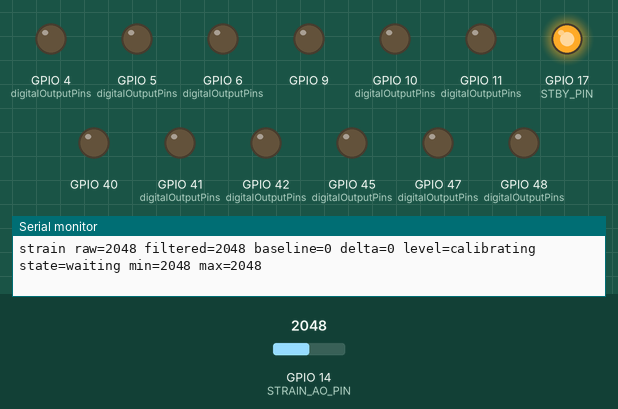
Bench run of a sketch on a simulated ESP32. Parts: output pins drawn as LEDs (lit = HIGH), the last lines printed to the serial monitor. Inputs (shaded band) come from the test bench; at power-on: GPIO 14 (STRAIN_AO_PIN) = 2048 (analog values on the 0–4095 scale).

Above: at 1.2 s.
1.3 s: GPIO 14 (STRAIN_AO_PIN) set to 1844
At 4.0 s:
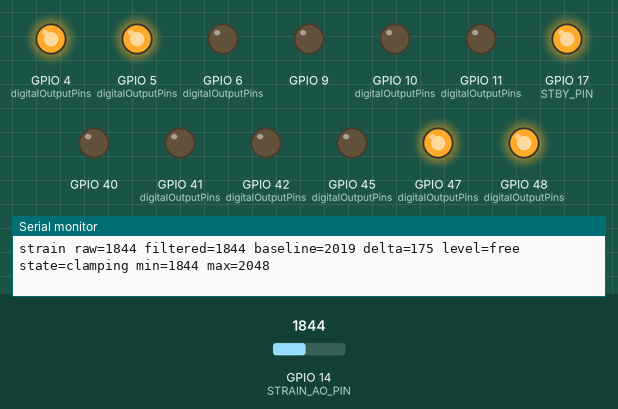
4.3 s: GPIO 14 (STRAIN_AO_PIN) set to 1744
6.1 s: GPIO 14 (STRAIN_AO_PIN) set to 1085
8.1 s: GPIO 14 (STRAIN_AO_PIN) set to 985
At 8.4 s:
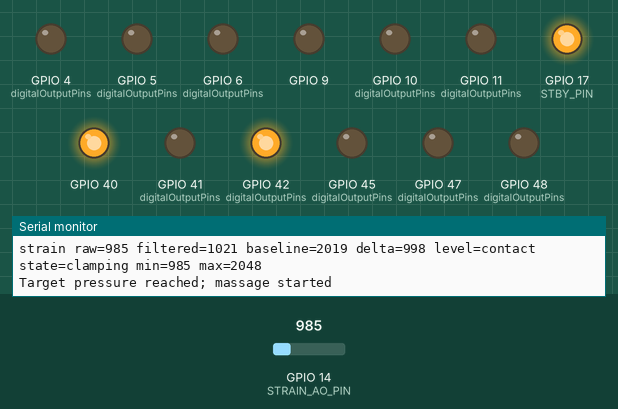
At 9.4 s:
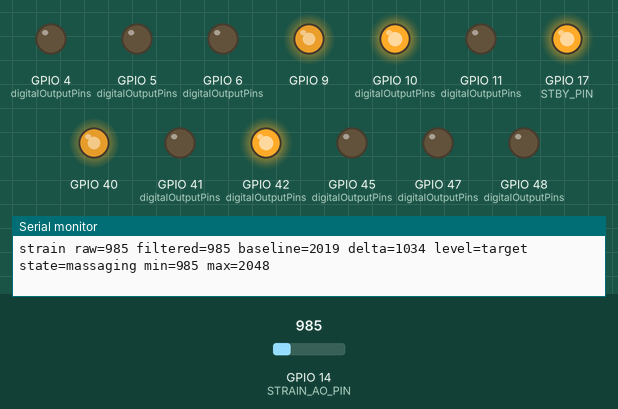
Timing chart, 0 to 11.1 s (numbered marks = the images above; inputs shaded):
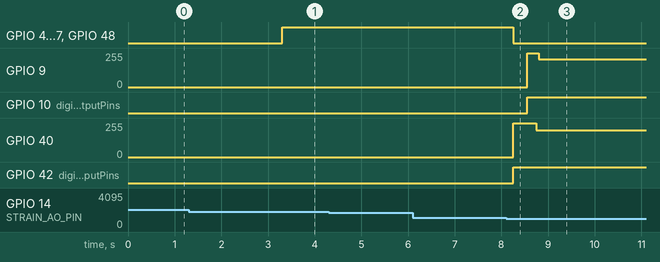

The sketch:

CloudLiftFourMotorTest.ino
```cpp
#include <Arduino.h>
#if __has_include(<esp_arduino_version.h>)
#include <esp_arduino_version.h>
#endif

#ifndef ESP_ARDUINO_VERSION_MAJOR
#define ESP_ARDUINO_VERSION_MAJOR 2
#endif

// CloudLift four-motor pressure-gated massage framework v0.6.0

// Strain sensor module analog output. AO must stay within 0..3.3V.
constexpr uint8_t STRAIN_AO_PIN = 14;
constexpr uint8_t STBY_PIN = 17;

// Displacement motor 1: A channel
constexpr uint8_t MOVE1_PWM = 4;   // PWMA
constexpr uint8_t MOVE1_IN2 = 5;   // AIN2
constexpr uint8_t MOVE1_IN1 = 6;   // AIN1

// Massage motor 1: C channel
constexpr uint8_t MASSAGE1_PWM = 40;  // PWMC
constexpr uint8_t MASSAGE1_IN2 = 41;  // CIN2
constexpr uint8_t MASSAGE1_IN1 = 42;  // CIN1

// Displacement motor 2: D channel
constexpr uint8_t MOVE2_PWM = 47;  // PWMD
constexpr uint8_t MOVE2_IN2 = 48;  // DIN2
constexpr uint8_t MOVE2_IN1 = 45;  // DIN1

// Massage motor 2: B channel
constexpr uint8_t MASSAGE2_PWM = 9;   // PWMB
constexpr uint8_t MASSAGE2_IN2 = 10;  // BIN2
constexpr uint8_t MASSAGE2_IN1 = 11;  // BIN1

// Used only by Arduino-ESP32 2.x. Arduino-ESP32 3.x uses PWM pins directly.
constexpr uint8_t MOVE1_CHANNEL = 0;
constexpr uint8_t MASSAGE1_CHANNEL = 1;
constexpr uint8_t MOVE2_CHANNEL = 2;
constexpr uint8_t MASSAGE2_CHANNEL = 3;
constexpr uint32_t PWM_FREQUENCY = 20000;
constexpr uint8_t PWM_RESOLUTION = 8;

// Change one sign if its motor rotates opposite to the required physical motion.
// Both displacement motors use the same electrical reverse direction during
// clamping, matching the confirmed direct-test behavior.
constexpr int8_t MOVE1_SIGN = +1;
constexpr int8_t MOVE2_SIGN = +1;
constexpr int8_t MASSAGE1_SIGN = +1;
constexpr int8_t MASSAGE2_SIGN = -1;

constexpr int MOVE_START_PWM = 255;
constexpr int MOVE_HOLD_PWM = 200;
constexpr int MASSAGE1_TARGET_PWM = 200;
constexpr int MASSAGE1_START_PWM = 255;
constexpr uint32_t MASSAGE1_START_BOOST_MS = 500;
constexpr int MASSAGE2_START_PWM = 255;
constexpr int MASSAGE2_HOLD_PWM = 210;
constexpr uint32_t POWER_ON_DELAY_MS = 3000;
constexpr uint32_t FREE_STABLE_MS = 300;
constexpr uint32_t MASSAGE_START_DELAY_MS = 0;
constexpr uint32_t MASSAGE2_EXTRA_DELAY_MS = 300;
constexpr uint32_t MASSAGE2_START_BOOST_MS = 250;
constexpr uint32_t MOVE_START_BOOST_MS = 800;
constexpr uint32_t MOVE_RUN_MS = 1000;
constexpr uint32_t REVERSAL_PAUSE_MS = 600;
constexpr uint32_t MAX_TEST_RUN_MS = 60000;
constexpr uint32_t CLAMP_TIMEOUT_MS = 10000;
constexpr uint32_t RELEASE_RUN_MS = 1000;
constexpr uint32_t STRAIN_SAMPLE_MS = 20;
constexpr uint32_t STRAIN_REPORT_MS = 200;
constexpr uint32_t STRAIN_CALIBRATION_MS = 1500;
// This module rests near 4095 and its AO value falls as force increases.
constexpr int STRAIN_CONTACT_DELTA = 200;
constexpr int STRAIN_TARGET_DELTA = 1000;
// Temporary bench-test value: current setup reaches about delta=3100.
// Recalibrate this lower after the strain amplifier and safe pressure are known.
constexpr int STRAIN_OVERLOAD_DELTA = 3800;

enum class MovePhase {
  FORWARD,
  PAUSE_BEFORE_REVERSE,
  REVERSE,
  PAUSE_BEFORE_FORWARD
};

enum class SystemState {
  WAITING,
  CLAMPING,
  MASSAGING,
  RELEASING,
  COMPLETE,
  FAULT
};

MovePhase movePhase = MovePhase::FORWARD;
uint32_t bootAt = 0;
uint32_t testStartedAt = 0;
uint32_t movePhaseStartedAt = 0;
bool testRunning = false;
bool testFinished = false;
SystemState systemState = SystemState::WAITING;
uint32_t systemStateStartedAt = 0;
uint32_t freeSinceAt = 0;
bool releaseToFault = false;
uint32_t lastStrainSampleAt = 0;
uint32_t lastStrainReportAt = 0;
int strainRaw = 0;
int strainFiltered = 0;
int strainMinimum = 4095;
int strainMaximum = 0;
bool strainFilterReady = false;
bool strainBaselineReady = false;
uint32_t strainBaselineSum = 0;
uint32_t strainBaselineSamples = 0;
int strainBaseline = 0;
int strainDelta = 0;

void attachPwm(uint8_t pin, uint8_t channel) {
#if ESP_ARDUINO_VERSION_MAJOR >= 3
  ledcAttach(pin, PWM_FREQUENCY, PWM_RESOLUTION);
#else
  ledcSetup(channel, PWM_FREQUENCY, PWM_RESOLUTION);
  ledcAttachPin(pin, channel);
#endif
}

void writePwm(uint8_t pin, uint8_t channel, uint8_t duty) {
#if ESP_ARDUINO_VERSION_MAJOR >= 3
  ledcWrite(pin, duty);
#else
  ledcWrite(channel, duty);
#endif
}

void driveMotor(uint8_t in1, uint8_t in2, uint8_t pwmPin,
                uint8_t channel, int speed) {
  speed = constrain(speed, -255, 255);
  digitalWrite(in1, speed > 0 ? HIGH : LOW);
  digitalWrite(in2, speed < 0 ? HIGH : LOW);
  writePwm(pwmPin, channel, abs(speed));
}

void driveMotorDirect(uint8_t in1, uint8_t in2, uint8_t pwmPin, int speed) {
  digitalWrite(in1, speed > 0 ? HIGH : LOW);
  digitalWrite(in2, speed < 0 ? HIGH : LOW);
  digitalWrite(pwmPin, speed == 0 ? LOW : HIGH);
}

void driveDisplacementPair(int speed) {
  driveMotorDirect(MOVE1_IN1, MOVE1_IN2, MOVE1_PWM,
                   MOVE1_SIGN * speed);
  driveMotorDirect(MOVE2_IN1, MOVE2_IN2, MOVE2_PWM,
                   MOVE2_SIGN * speed);
}

void driveMassageMotors(int massage1Speed, int massage2Speed) {
  driveMotor(MASSAGE1_IN1, MASSAGE1_IN2, MASSAGE1_PWM, MASSAGE1_CHANNEL,
             MASSAGE1_SIGN * massage1Speed);
  driveMotor(MASSAGE2_IN1, MASSAGE2_IN2, MASSAGE2_PWM, MASSAGE2_CHANNEL,
             MASSAGE2_SIGN * massage2Speed);
}

void stopAllMotors() {
  driveDisplacementPair(0);
  driveMassageMotors(0, 0);
}

int displacementPwm(uint32_t elapsed) {
  return elapsed < MOVE_START_BOOST_MS ? MOVE_START_PWM : MOVE_HOLD_PWM;
}

int massagePwm(uint32_t elapsed) {
  return elapsed < MASSAGE1_START_BOOST_MS ? MASSAGE1_START_PWM
                                          : MASSAGE1_TARGET_PWM;
}

void changeMovePhase(MovePhase next, uint32_t now) {
  movePhase = next;
  movePhaseStartedAt = now;
}

void updateDisplacementPair(uint32_t now) {
  const uint32_t elapsed = now - movePhaseStartedAt;

  switch (movePhase) {
    case MovePhase::FORWARD:
      driveDisplacementPair(displacementPwm(elapsed));
      if (elapsed >= MOVE_RUN_MS) {
        driveDisplacementPair(0);
        changeMovePhase(MovePhase::PAUSE_BEFORE_REVERSE, now);
      }
      break;

    case MovePhase::PAUSE_BEFORE_REVERSE:
      driveDisplacementPair(0);
      if (elapsed >= REVERSAL_PAUSE_MS) {
        changeMovePhase(MovePhase::REVERSE, now);
      }
      break;

    case MovePhase::REVERSE:
      driveDisplacementPair(-displacementPwm(elapsed));
      if (elapsed >= MOVE_RUN_MS) {
        driveDisplacementPair(0);
        changeMovePhase(MovePhase::PAUSE_BEFORE_FORWARD, now);
      }
      break;

    case MovePhase::PAUSE_BEFORE_FORWARD:
      driveDisplacementPair(0);
      if (elapsed >= REVERSAL_PAUSE_MS) {
        changeMovePhase(MovePhase::FORWARD, now);
      }
      break;
  }
}

void updateMassagePair(uint32_t now) {
  const uint32_t elapsed = now - testStartedAt;
  if (elapsed < MASSAGE_START_DELAY_MS) {
    driveMassageMotors(0, 0);
    return;
  }

  const uint32_t massageElapsed = elapsed - MASSAGE_START_DELAY_MS;
  const int massage1Pwm = massagePwm(massageElapsed);
  int massage2Pwm = 0;
  if (massageElapsed >= MASSAGE2_EXTRA_DELAY_MS) {
    const uint32_t massage2Elapsed = massageElapsed - MASSAGE2_EXTRA_DELAY_MS;
    massage2Pwm = massage2Elapsed < MASSAGE2_START_BOOST_MS
                      ? MASSAGE2_START_PWM
                      : MASSAGE2_HOLD_PWM;
  }
  driveMassageMotors(massage1Pwm, massage2Pwm);
}

void startTest() {
  testRunning = true;
  testFinished = false;
  systemState = SystemState::CLAMPING;
  systemStateStartedAt = millis();
  testStartedAt = systemStateStartedAt;
  Serial.println("CloudLift v0.6.0 started: direct-drive displacement until target");
}

bool pressureIsFreeAndStable(uint32_t now) {
  if (!strainBaselineReady || strainDelta >= STRAIN_CONTACT_DELTA) {
    freeSinceAt = 0;
    return false;
  }

  if (freeSinceAt == 0) freeSinceAt = now;
  return now - freeSinceAt >= FREE_STABLE_MS;
}

void beginRelease(bool fault) {
  releaseToFault = fault;
  systemState = SystemState::RELEASING;
  systemStateStartedAt = millis();
  driveMassageMotors(0, 0);
  Serial.println(fault ? "Pressure safety release" : "Massage time complete; releasing");
}

void enterMassage() {
  systemState = SystemState::MASSAGING;
  systemStateStartedAt = millis();
  testStartedAt = systemStateStartedAt;
  driveDisplacementPair(0);
  Serial.println("Target pressure reached; massage started");
}

void updatePressureGatedControl(uint32_t now) {
  switch (systemState) {
    case SystemState::WAITING:
    case SystemState::COMPLETE:
    case SystemState::FAULT:
      stopAllMotors();
      break;

    case SystemState::CLAMPING:
      driveMassageMotors(0, 0);
      if (strainBaselineReady && strainDelta >= STRAIN_OVERLOAD_DELTA) {
        beginRelease(true);
      } else if (strainBaselineReady && strainDelta >= STRAIN_TARGET_DELTA) {
        enterMassage();
      } else if (now - systemStateStartedAt >= CLAMP_TIMEOUT_MS) {
        beginRelease(true);
        Serial.println("Clamp timeout; target pressure was not reached");
      } else {
        // Both displacement motors start at full PWM, then run in their
        // reverse clamping direction at the hold PWM.
        driveDisplacementPair(
            -displacementPwm(now - systemStateStartedAt));
      }
      break;

    case SystemState::MASSAGING:
      driveDisplacementPair(0);
      if (strainBaselineReady && strainDelta >= STRAIN_OVERLOAD_DELTA) {
        beginRelease(true);
      } else if (now - testStartedAt >= MAX_TEST_RUN_MS) {
        beginRelease(false);
      } else {
        updateMassagePair(now);
      }
      break;

    case SystemState::RELEASING:
      driveMassageMotors(0, 0);
      // Release in the direction opposite to the clamping movement.
      driveDisplacementPair(MOVE_HOLD_PWM);
      if (now - systemStateStartedAt >= RELEASE_RUN_MS) {
        stopAllMotors();
        testRunning = false;
        testFinished = true;
        systemState = releaseToFault ? SystemState::FAULT : SystemState::COMPLETE;
        Serial.println(releaseToFault ? "Safety stop; reset ESP32 to run again"
                                      : "Cycle completed; reset ESP32 to run again");
      }
      break;
  }
}

const char* strainLevelName() {
  if (!strainBaselineReady) return "calibrating";
  if (strainDelta >= STRAIN_OVERLOAD_DELTA) return "over";
  if (strainDelta >= STRAIN_TARGET_DELTA) return "target";
  if (strainDelta >= STRAIN_CONTACT_DELTA) return "contact";
  return "free";
}

const char* systemStateName() {
  switch (systemState) {
    case SystemState::WAITING: return "waiting";
    case SystemState::CLAMPING: return "clamping";
    case SystemState::MASSAGING: return "massaging";
    case SystemState::RELEASING: return "releasing";
    case SystemState::COMPLETE: return "complete";
    case SystemState::FAULT: return "fault";
  }
  return "unknown";
}

void updateStrainSensor(uint32_t now) {
  if (now - lastStrainSampleAt >= STRAIN_SAMPLE_MS) {
    lastStrainSampleAt = now;
    strainRaw = analogRead(STRAIN_AO_PIN);
    if (!strainFilterReady) {
      strainFiltered = strainRaw;
      strainFilterReady = true;
    } else {
      strainFiltered = (strainFiltered * 7 + strainRaw) / 8;
    }
    strainMinimum = min(strainMinimum, strainRaw);
    strainMaximum = max(strainMaximum, strainRaw);

    if (!strainBaselineReady) {
      if (now <= STRAIN_CALIBRATION_MS) {
        strainBaselineSum += strainRaw;
        strainBaselineSamples++;
      } else if (strainBaselineSamples > 0) {
        strainBaseline = strainBaselineSum / strainBaselineSamples;
        strainBaselineReady = true;
      }
    }
    if (strainBaselineReady) {
      strainDelta = max(0, strainBaseline - strainFiltered);
    }
  }

  if (now - lastStrainReportAt >= STRAIN_REPORT_MS) {
    lastStrainReportAt = now;
    Serial.printf(
        "strain raw=%d filtered=%d baseline=%d delta=%d level=%s state=%s min=%d max=%d\n",
        strainRaw, strainFiltered, strainBaseline, strainDelta,
        strainLevelName(), systemStateName(), strainMinimum, strainMaximum);
  }
}

void setup() {
  Serial.begin(115200);
  pinMode(STBY_PIN, OUTPUT);
  digitalWrite(STBY_PIN, HIGH);
  pinMode(STRAIN_AO_PIN, INPUT);
  analogReadResolution(12);

  const uint8_t digitalOutputPins[] = {
      MOVE1_IN1, MOVE1_IN2, MASSAGE1_IN1, MASSAGE1_IN2,
      MOVE2_IN1, MOVE2_IN2, MASSAGE2_IN1, MASSAGE2_IN2,
      MOVE1_PWM, MOVE2_PWM};
  for (uint8_t pin : digitalOutputPins) pinMode(pin, OUTPUT);

  attachPwm(MASSAGE1_PWM, MASSAGE1_CHANNEL);
  attachPwm(MASSAGE2_PWM, MASSAGE2_CHANNEL);

  stopAllMotors();
  bootAt = millis();
  Serial.println("CloudLift v0.6.0 ready; displacement PWM pins use direct HIGH output");
}

void loop() {
  const uint32_t now = millis();
  updateStrainSensor(now);

  if (!testRunning && !testFinished &&
      now - bootAt >= POWER_ON_DELAY_MS && pressureIsFreeAndStable(now)) {
    startTest();
  }

  if (testRunning) updatePressureGatedControl(now);

  delay(2);
}
```

Measured:
- the behaviour switches between 1020 and 1019 on GPIO 14 (STRAIN_AO_PIN) (found by bisection; images 1 and 2)
- after the input at 8.1 s, GPIO 4 (digitalOutputPins), GPIO 5 (digitalOutputPins): HIGH → LOW after 0.15 s
